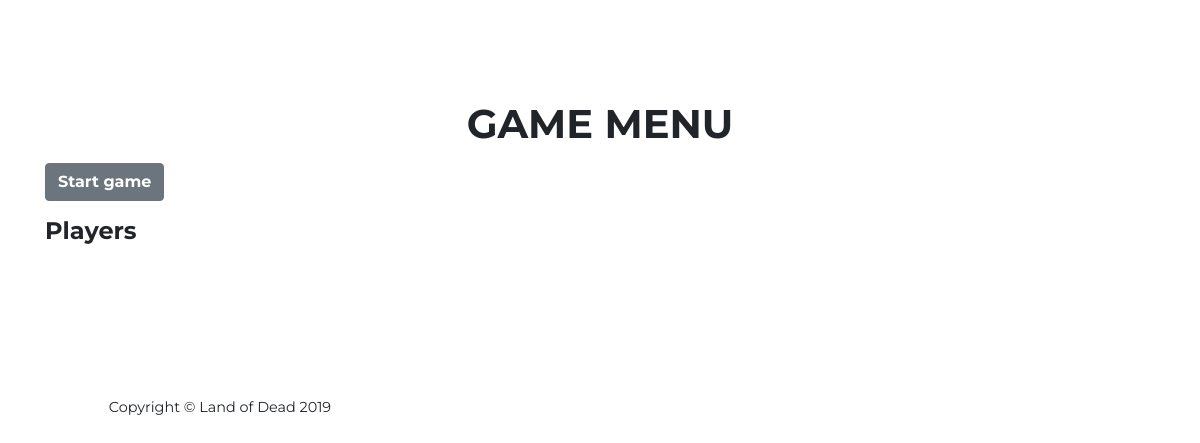
Before: /game_menu with the older database file.
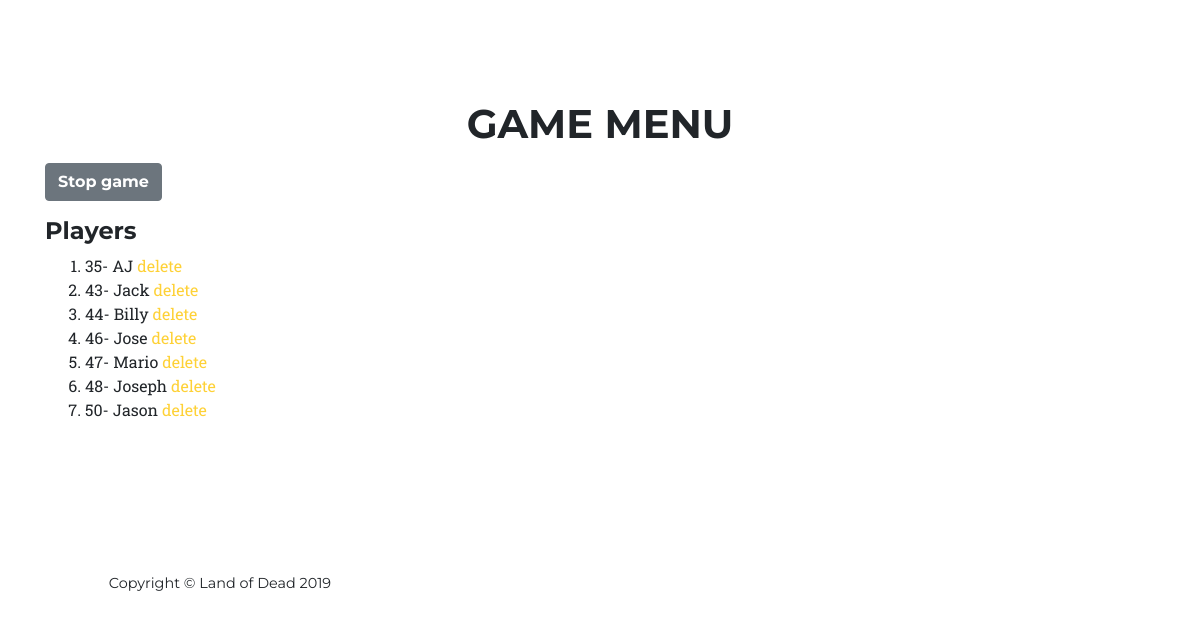
After: the same page with the newer database file.
### game/models.py (models this page shows, shortened)
class Player(models.Model):
    name = models.CharField(max_length=100)
    nickname = models.CharField(max_length=100)
    role = models.CharField(max_length=100)
    partner = models.ForeignKey("self", blank=True, null=True, on_delete=models.CASCADE)

### game/views.py (the view)
# urls.py: path('game_menu', views.game_menu, name='game_menu'),
def game_menu(request):
    players = Player.objects.all()
    game_is_started = False
    if len(players) > 0 and players[0].role != "":
        game_is_started = True
    return render(request, 'game_menu.html', {'players': players, 'game_is_started': game_is_started})

### game/templates/game_menu.html (shortened to what this page needs)
{% extends "base.html" %}
{% load static %}
{% block body %}
  <section class="page-section" id="services">
    <div class="container">
      <div class="row">
        <div class="col-lg-12 text-center">
          <h2 class="section-heading text-uppercase">Game menu</h2>
        </div>
      </div>
    </div>
    <div class="container">
      <div class="row">
        <div class="col-lg-12">
          {% if game_is_started %}
            <p><a href="/stop_game"><button type="button" class="btn btn-secondary">Stop game</button></a></p>
          {% elif game_is_started == False %}
            <p><a href="/start_game"><button type="button" class="btn btn-secondary">Start game</button></a></p>
          {% endif %}
          <h4>Players</h4>
          <ol>
            {% for player in players %}
              <li>{{ player.id }}- {{ player.name }} <a href="/delete?pid={{ player.id }}">delete</a></li>
            {% endfor %}
          </ol>
        </div>
      </div>
    </div>
  </section>
{% endblock %}

Changed rows visible on the page:
added Player: id "35", name "AJ"
added Player: id "43", name "Jack"
added Player: id "44", name "Billy"
added Player: id "46", name "Jose"
added Player: id "47", name "Mario"
added Player: id "48", name "Joseph"
added Player: id "50", name "Jason"
Other visible differences:
text no longer shown: "Start game"
text now shown: "Stop game"
